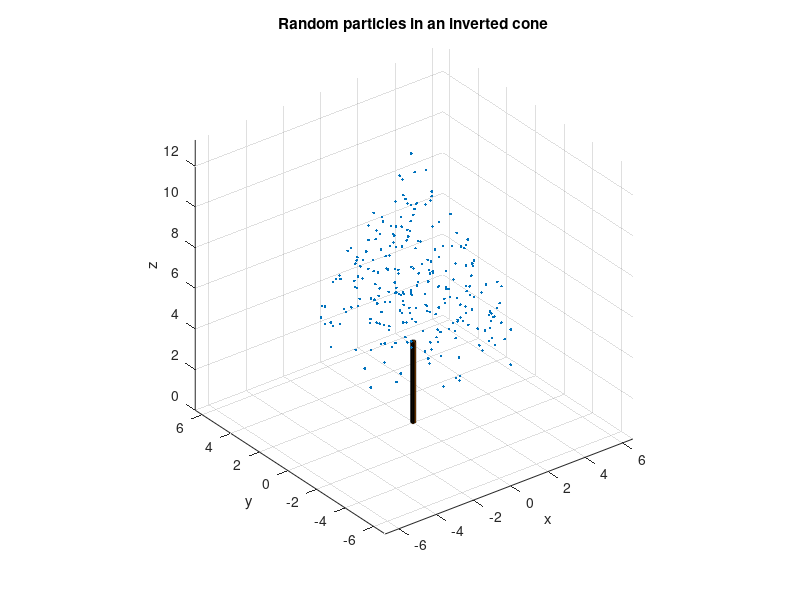

Reproduce this figure in MATLAB.
% Define the parameters of the conical structure
radius = 5;  % radius of the base of the cone
height = 10; % height of the cone

% Generate random points within the bounding box of the inverted cone
n = 1000;    % number of particles
x = 2 * radius * (rand(n, 1) - 0.5); % x coordinates
y = 2 * radius * (rand(n, 1) - 0.5); % y coordinates
z = height - height * rand(n, 1);     % z coordinates (inverted)

% Filter out the points that are outside the inverted cone
r = sqrt(x.^2 + y.^2);  % radial distance from the center of the base

%r = radius * sqrt(z / height); where radius is the radius of the cone 
% base and height is the height of the cone. We can rearrange this 
% equation to get: z / height = r^2 / radius^2; So, if a point is 
% inside the cone boundary, then z / height must be less than or 
% equal to r^2 / radius^2. Rearranging this inequality, we get:
% r^2 / radius^2 - z / height >= 0; We can simplify this inequality 
% by factoring out (1 - z / height) from the left-hand side: 
% (r^2 / radius^2) - (z / height) * (r^2 / radius^2) - (1 - z / height) 
% = (1 - z / height) * (r^2 / radius^2 - 1) <= 0;
%So, we can check if a point is inside the cone boundary by testing 
% whether (1 - z / height) * (r^2 / radius^2 - 1) <= 0.

% copy values to try a different method
x2 = x ;
y2 = y ;
z2 = z ;

valid = (r <= (1 - z / height) * radius); % check if the point is inside the inverted cone
x = x(valid);
y = y(valid);
tz=4;  %tree height
z = z(valid)+tz;
Randloc = [x y z] ;

%% alternative method for determining if points are within cone.
% this method might be more generalized to arbitrary viewing angle for
% scobi.

% in this example, the cone is pointing downwards
vp = [0 0 height]';     % cone vertex point
bp = [0 0 0]';          % cone base point
rp = [radius 0 0]' ;    % cone end radius point

% unit vec from cone vertex pointing directly to cone base center
cv = bp - vp ; % head - tail
cv = cv ./ vecnorm(cv) ;
% unit vec along the length of the cone; determine cone angle
ca = (rp - vp) ;
ca = ca ./ vecnorm( ca ) ;
% one angle
cone_angle = acosd( dot(cv,ca) );

% unit vector from cone vertex to point r
cr = ([x2 y2 z2]' - vp);
cr = cr ./ vecnorm(cr) ;
% angle between the cone vertex central axis and each point 
cz2 = repmat( cv, [1 size(x2,1)] );
p_angle = acosd( dot( cz2, cr ) )';
% only include points smaller than the cone angle
valid2 = (p_angle <= cone_angle) ;

% show that these two methods are equal
switch isequal(valid, valid2) 
    case 0
        disp('methods not equal! :(')
    case 1
        disp('methods are equal! :)')
end
clear bp vp cz cz2 ca cone_angle rp cr

x = x2(valid2);
y = y2(valid2);
shift=4;
z = z2(valid2)+shift;
Randloc = [x y z] ;

% tree layer parameters
tr = 0.1; % tree radius [m]
%tz = 4; % tree height [m] already included above

% plot with a tree (cylinder)
% create a cylinder of radius (tr) and height (tz)
[Xt,Yt,Zt] = cylinder(tr) ;
Zt = tz * Zt;

% to place our branches / leaves, we need to insert htem into the layer
% i'll need to think about the best way to do this programmatically

%shift_factor = tz+shift ; this is of no use here!

figure('color','white')
surf(Xt, Yt, Zt, 'FaceColor', '#964B00')
hold('on'); grid('on')
% surf(Xt+8, Yt+10, Zt, 'FaceColor', '#964B00')
% hold('on'); grid('on')
% surf(Xt+15, Yt, Zt, 'FaceColor', '#964B00')
% hold('on'); grid('on')
% Visualize the distribution of particles using a 3D scatter plot
%figure;
scatter3(x, y, z, '.');
xlabel('x');
ylabel('y');
zlabel('z');
title('Random particles in an inverted cone');
axis equal;
